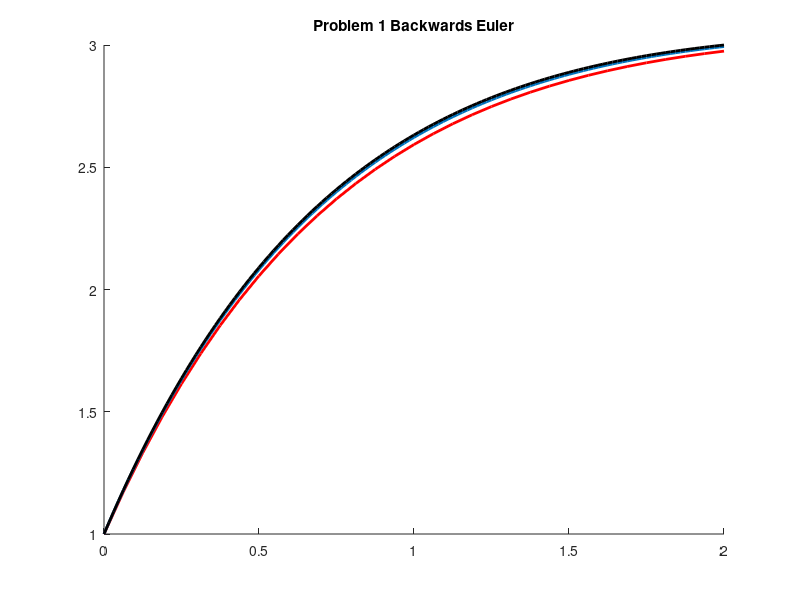

Recreate this plot in MATLAB. (Note: this script raises an error after producing the figure.)
function main()
    N_values = [32, 128];
    colors = ["r-.", "b-."];
    T = 2;

    figure(1); hold on
    
    for i = 1:length(N_values)
        N = N_values(i);
        color = colors(i);
        [t, y_be, y_ex] = run(N, T);
        plot(t, y_be, color, 'linewidth', 2);
        y_be(end) %To get correct answer for part b, must replace one of the N values with 64 to get a k of 1/32. Otherwise, the N values are 32, 128

    end
    % Plot exact solution
    plot(t, y_ex(t), 'k-', 'linewidth', 2);
    title("Problem 1 Backwards Euler")
    subtitle("Numerical Result for k=1/16 and k=1/32")
    xlabel('t'); ylabel('y(t)');
    legend('k = 1/16', 'k = 1/32', 'Exact solution');
    
    hold off
end

function [t, y_be, y_ex] = run(N, T)
    k = T/N;
    t = 0:k:T;
    y_be = zeros(1, N+1);
    y_be(1) = 1;

    for n = 1:N
        y_be(n+1) = (y_be(n) + 3 * k + k * exp(-t(n+1))) / (1 + k);
    end
    y_ex =@(x) t.*exp(-t) -2.*exp(-t) + 3;
end


